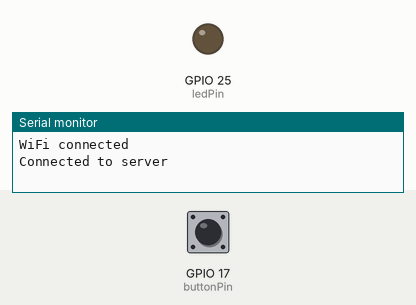
This sketch was run on a simulated ESP32. Shown: output pins drawn as LEDs (lit = HIGH), the last lines printed to the serial monitor. The inputs (shaded band) are chosen by the test bench; at power-on: GPIO 17 (buttonPin) LOW. WiFi joins after 1.5 s; servers stay silent unless stated.

Above: at 3.3 s.
3.4 s: GPIO 17 (buttonPin) pulled HIGH for 0.25 s
At 3.6 s:
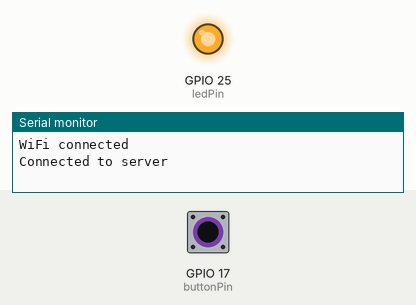
5.2 s: GPIO 17 (buttonPin) pulled HIGH for 3.2 s
At 9.3 s:
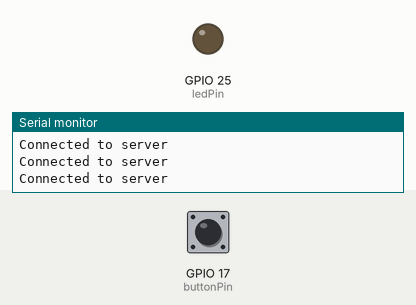
Timing chart, 0 to 10.8 s (numbered marks = the images above; inputs shaded):
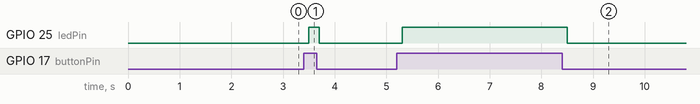

Measured:
- after the input at 3.4 s, GPIO 25 (ledPin): LOW → HIGH after 0.10 s, → LOW 0.20 s later
- after the input at 5.2 s, GPIO 25 (ledPin): LOW → HIGH after 0.10 s, → LOW 3.2 s later

The sketch:

sketch_mar21a.ino
```cpp
#include <WiFi.h>
#include <WiFiClient.h>

const char* ssid = "TCUST-FREE";
//const char* password = "YOUR_WIFI_PASSWORD";
const char* host = "172.16.204.48";
const int port = 1234; // Choose any available port
const int buttonPin = 17;  // the number of the pushbutton pin
const int ledPin = 25;    // the number of the LED pin

// variables will change:
int buttonState = 0;
int count = 0;

WiFiClient client;

void setup() {
Serial.begin(115200);
pinMode(ledPin, OUTPUT);

pinMode(buttonPin, INPUT);
delay(100);

WiFi.begin(ssid);
while (WiFi.status() != WL_CONNECTED) {
    delay(1000);
}
Serial.println("WiFi connected");
}

void loop() {
buttonState = digitalRead(buttonPin);
if (!client.connected()) {
    connectToServer();
}

if (buttonState == HIGH) {
    if (client.connected()) {
    client.print("111 img\20240504_174907.jpg");
    digitalWrite(ledPin, HIGH);
    delay(200);
    }
}else{
    digitalWrite(ledPin, LOW);
    delay(200);
    }
}

void connectToServer() {
while (!client.connect(host, port)) {
    Serial.println("Connection failed, retrying...");
    Serial.println("STOP");
    delay(1000);
}
Serial.println("Connected to server");
}
```
